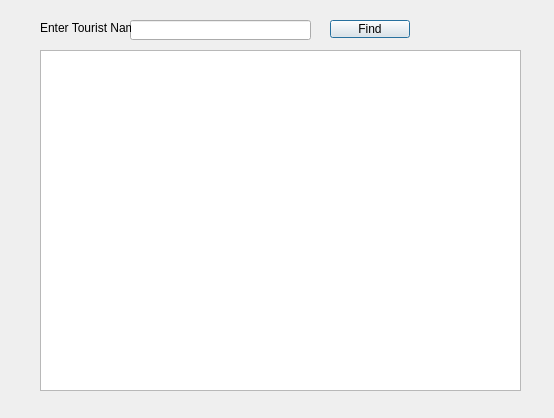
<?xml version="1.0" encoding="UTF-8"?>
<ui version="4.0">
 <class>FindTouristDialog</class>
 <widget class="QDialog" name="FindTouristDialog">
  <property name="geometry">
   <rect>
    <x>0</x>
    <y>0</y>
    <width>554</width>
    <height>418</height>
   </rect>
  </property>
  <property name="windowTitle">
   <string>Dialog</string>
  </property>
  <widget class="QLineEdit" name="txtTourstfName">
   <property name="geometry">
    <rect>
     <x>130</x>
     <y>20</y>
     <width>181</width>
     <height>20</height>
    </rect>
   </property>
  </widget>
  <widget class="QLabel" name="label">
   <property name="geometry">
    <rect>
     <x>40</x>
     <y>20</y>
     <width>91</width>
     <height>16</height>
    </rect>
   </property>
   <property name="text">
    <string>Enter Tourist Name</string>
   </property>
  </widget>
  <widget class="QPushButton" name="btnFind">
   <property name="geometry">
    <rect>
     <x>330</x>
     <y>20</y>
     <width>80</width>
     <height>18</height>
    </rect>
   </property>
   <property name="text">
    <string>Find</string>
   </property>
  </widget>
  <widget class="QTableView" name="tableView">
   <property name="geometry">
    <rect>
     <x>40</x>
     <y>50</y>
     <width>481</width>
     <height>341</height>
    </rect>
   </property>
  </widget>
 </widget>
 <resources/>
 <connections/>
</ui>
